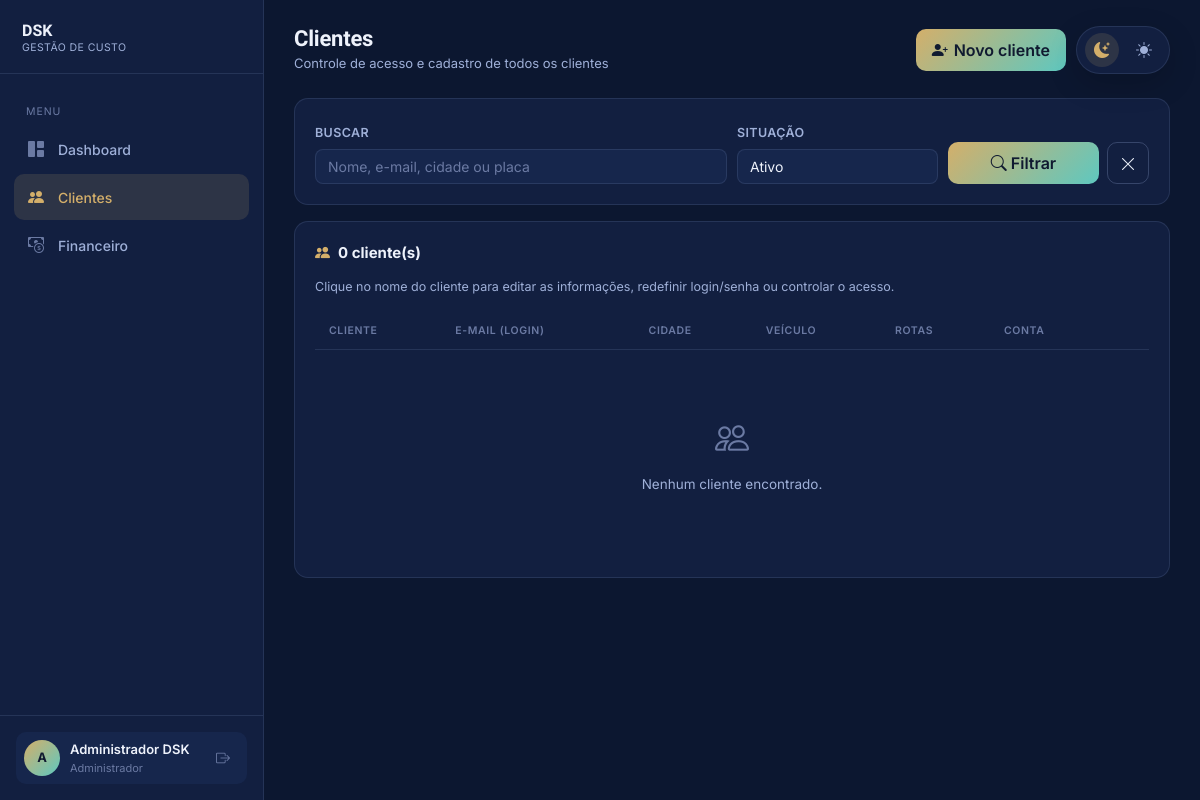
The app's page /admin/clientes.php?status=ativo (signed in) with its own data.
### tables this page shows
CREATE TABLE usuarios (
  id INT UNSIGNED NOT NULL AUTO_INCREMENT,
  nome VARCHAR(150) NOT NULL,
  email VARCHAR(150) NOT NULL,
  senha VARCHAR(255) NOT NULL,
  perfil ENUM('admin','cliente') NOT NULL DEFAULT 'cliente',
  admin_unico TINYINT GENERATED ALWAYS AS (CASE WHEN perfil = 'admin' THEN 1 ELSE NULL END) STORED,
  status ENUM('ativo','inadimplente','inativo') NOT NULL DEFAULT 'ativo',
  status_motivo VARCHAR(255) DEFAULT NULL,
  status_alterado_em DATETIME DEFAULT NULL,
  criado_em TIMESTAMP NULL DEFAULT CURRENT_TIMESTAMP,
  PRIMARY KEY (id),
  UNIQUE KEY uq_usuarios_email (email),
  UNIQUE KEY uq_usuarios_admin_unico (admin_unico),
  CONSTRAINT ck_usuarios_admin_principal CHECK (perfil <> 'admin' OR email = 'dsk.danillo@gmail.com')
);

### app/lib/helpers.php (called while the page is built, shortened)
<?php
function h(mixed $s): string
{
    return htmlspecialchars((string)$s, ENT_QUOTES | ENT_SUBSTITUTE, 'UTF-8');
}

### app/lib/db.php (called while the page is built, shortened)
<?php
function db(): PDO
{
    static $pdo = null;
    if ($pdo instanceof PDO) {
        return $pdo;
    }
    $host = getenv('DB_HOST') ?: '127.0.0.1';
    $name = getenv('DB_NAME') ?: 'projetoindividual';
    $user = getenv('DB_USER') ?: 'dsk';
    $pass = getenv('DB_PASS') ?: 'dsk123';
    $pdo = new PDO("mysql:host=$host;dbname=$name;charset=utf8mb4", $user, $pass, [
        PDO::ATTR_ERRMODE            => PDO::ERRMODE_EXCEPTION,
        PDO::ATTR_DEFAULT_FETCH_MODE => PDO::FETCH_ASSOC,
        PDO::ATTR_EMULATE_PREPARES   => false,
    ]);
    if (!$pdo->query("SHOW COLUMNS FROM rotas LIKE 'ida_volta'")->fetchColumn()) {
        $pdo->exec('ALTER TABLE rotas ADD COLUMN ida_volta TINYINT(1) NOT NULL DEFAULT 0 AFTER km');
    }
    if (!$pdo->query("SHOW COLUMNS FROM clientes LIKE 'consumo_km_l'")->fetchColumn()) {
        $pdo->exec('ALTER TABLE clientes ADD COLUMN consumo_km_l DECIMAL(6,2) DEFAULT NULL AFTER placa');
    }
    if (!$pdo->query("SHOW COLUMNS FROM clientes LIKE 'preco_combustivel'")->fetchColumn()) {
        $pdo->exec('ALTER TABLE clientes ADD COLUMN preco_combustivel DECIMAL(8,3) DEFAULT NULL AFTER consumo_km_l');
    }
    return $pdo;
}

### app/lib/auth.php (called while the page is built, shortened)
<?php
function current_user(): ?array
{
    $st = db()->prepare(
        'SELECT u.id, u.nome, u.email, u.perfil, u.status,
                c.id AS cliente_id, c.tipo_veiculo, c.modelo_veiculo, c.placa
           FROM usuarios u
           LEFT JOIN clientes c ON c.usuario_id = u.id
          WHERE u.id = ?'
    );
    $st->execute([$_SESSION['uid']]);
    $r = $st->fetch();
    return $user = ($r && $r['status'] === 'ativo') ? $r : null;
}
function require_login(string $perfil): array
{
    $u = current_user();
    return $u;
}

### app/lib/layout.php (the view, shortened to what this page needs)
<?php
function nav_items(string $perfil): array
{
    if ($perfil === 'admin') {
        return [
            ['/admin/dashboard.php', 'dashboard', 'bi-grid-1x2-fill', 'Dashboard'],
            ['/admin/clientes.php', 'clientes', 'bi-people-fill', 'Clientes'],
            ['/admin/financeiro.php', 'financeiro', 'bi-cash-coin', 'Financeiro'],
        ];
    }
    return [
        ['/cliente/dashboard.php', 'dashboard', 'bi-grid-1x2-fill', 'Dashboard'],
        ['/cliente/dados-pessoais.php', 'dados-pessoais', 'bi-person-vcard-fill', 'Dados pessoais'],
        ['/cliente/rotas.php',     'rotas',     'bi-signpost-split-fill', 'Rotas'],
        ['/cliente/custos.php',    'custos',    'bi-fuel-pump-fill', 'Custos da rota'],
    ];
}
function html_head(string $title): void
{
    ?><!DOCTYPE html>
<html lang="pt-BR">
<head>
<link rel="stylesheet" href="https://cdn.jsdelivr.net/npm/bootstrap@4.6.2/dist/css/bootstrap.min.css">
<link rel="stylesheet" href="https://cdn.jsdelivr.net/npm/bootstrap-icons@1.11.3/font/bootstrap-icons.css">
<link rel="stylesheet" href="/assets/css/style.css">
</head>
<body>
<?php
}
function theme_switch(bool $inline = false): string
{
    return '<div class="theme-switch"' . ($inline ? ' style="position:static;"' : '') . '>
      <button type="button" data-theme-btn="dark" title="Tema noite"><i class="bi bi-moon-stars-fill"></i></button>
      <button type="button" data-theme-btn="light" title="Tema dia"><i class="bi bi-sun-fill"></i></button>
    </div>';
}
function scripts_base(string $extra = ''): void
{
    ?>
</body>
</html>
<?php
}
function app_header(array $user, string $title, string $subtitle, string $active, string $right = ''): void
{
    html_head($title);
    $papel = $user['perfil'] === 'admin' ? 'Administrador' : 'Motorista parceiro';
    ?>
<div class="app-shell">
  <aside class="sidebar" id="sidebar">
    <div class="sidebar-head">
      <div>
        <p class="brand-title" style="font-size:16px;">DSK</p>
        <div class="brand-sub" style="font-size:10.5px;">Gestão de Custo</div>
      </div>
    </div>
    <nav class="sidebar-nav scrollbar-thin">
      <div class="nav-section-label">Menu</div>
      <?php foreach (nav_items($user['perfil']) as [$href, $key, $icon, $label]): ?>
        <a href="<?= h($href) ?>" class="nav-link <?= $key === $active ? 'active' : '' ?>"><i class="bi <?= h($icon) ?>"></i> <?= h($label) ?></a>
      <?php endforeach; ?>
    </nav>
    <div class="sidebar-foot">
      <div class="user-chip">
        <div class="av"><?= h(mb_strtoupper(mb_substr($user['nome'], 0, 1))) ?></div>
        <div style="min-width:0;">
          <div style="font-size:13px;font-weight:600;white-space:nowrap;overflow:hidden;text-overflow:ellipsis;"><?= h($user['nome']) ?></div>
          <div style="font-size:11px;color:var(--text-faint);"><?= h($papel) ?></div>
        </div>
        <a href="/logout.php" class="btn btn-sm ml-auto" style="color:var(--text-faint);" title="Sair"><i class="bi bi-box-arrow-right"></i></a>
      </div>
    </div>
  </aside>
  <main class="main-content">
    <div class="topbar">
      <div class="d-flex align-items-center">
        <div>
          <h1 class="page-title"><?= $title ?></h1>
          <div class="page-sub"><?= h($subtitle) ?></div>
        </div>
      </div>
      <div class="d-flex align-items-center" style="gap:10px;">
        <?= $right ?>
        <?= theme_switch(true) ?>
      </div>
    </div>
<?php
}
function app_footer(string $extraScripts = ''): void
{
    echo "  </main>\n</div>\n";
    scripts_base($extraScripts);
}

### public/assets/css/style.css (style rules this page uses)
:root { --radius-sm: 8px; --radius-md: 14px; --radius-lg: 22px; --font-display: 'Sora', sans-serif; --font-body: 'Inter', sans-serif; --font-mono: 'JetBrains Mono', monospace; --shadow-soft: 0 10px 30px rgba(0,0,0,.18); --transition: .22s ease; }
[data-theme="dark"] { --bg: #0c1730; --bg-wall: url('../img/dark-wall.png'); --surface: #121f40; --surface-2: #16264c; --surface-elevated: #1a2c57; --border: rgba(159, 179, 224, .14); --border-strong: rgba(159, 179, 224, .26); --text: #eef2fb; --text-dim: #9fb0d8; --text-faint: #6b7aa3; --accent: #d4af6a; --accent-2: #5ec8c0; --accent-soft: rgba(212,175,106,.14); --success: #5fd699; --warning: #e8b85f; --danger: #ef7575; --info: #6fb3e8; }
* { box-sizing: border-box; }
html, body { height:100%; }
body { font-family: var(--font-body); background-color: var(--bg); color: var(--text); transition: background-color var(--transition), color var(--transition); -webkit-font-smoothing: antialiased; }
h1,h2,h3,h4,h5,h6, .font-display { font-family: var(--font-display); letter-spacing: -.01em; }
a { color: var(--accent); text-decoration:none; }
.brand-title { font-family:var(--font-display); font-weight:800; font-size:22px; line-height:1.1; margin:0; }
.brand-sub { font-size:12.5px; color:var(--text-dim); letter-spacing:.04em; text-transform:uppercase; }
.theme-switch { position:fixed; top:20px; right:20px; z-index:5; display:flex; align-items:center; gap:8px; background: var(--surface); border:1px solid var(--border); border-radius: 999px; padding:6px 8px; box-shadow: var(--shadow-soft); }
.theme-switch button { width:34px; height:34px; border-radius:999px; border:none; background:transparent; color: var(--text-dim); display:flex; align-items:center; justify-content:center; transition: var(--transition); cursor:pointer; }
.theme-switch button.active { background: var(--accent-soft); color: var(--accent); }
.app-shell { display:flex; min-height:100vh; background: var(--bg); }
.sidebar { width: 264px; flex-shrink:0; background: var(--surface); border-right: 1px solid var(--border); display:flex; flex-direction:column; position: fixed; top:0; bottom:0; left:0; z-index:20; transition: transform var(--transition); }
.sidebar-head { padding: 22px 22px 18px; border-bottom:1px solid var(--border); display:flex; align-items:center; gap:12px; }
.sidebar-nav { flex:1; overflow-y:auto; padding: 16px 14px; }
.sidebar-nav .nav-section-label { font-size:10.5px; text-transform:uppercase; letter-spacing:.09em; color: var(--text-faint); padding: 14px 12px 6px; }
.sidebar-nav .nav-link { display:flex; align-items:center; gap:12px; color: var(--text-dim); font-size:14px; font-weight:500; padding:11px 12px; border-radius:10px; margin-bottom:2px; transition: var(--transition); }
.sidebar-nav .nav-link i { font-size:16px; width:20px; text-align:center; color: var(--text-faint); }
.sidebar-nav .nav-link.active { background: var(--accent-soft); color: var(--accent); }
.sidebar-nav .nav-link.active i { color: var(--accent); }
.sidebar-foot { padding:16px; border-top:1px solid var(--border); }
.user-chip { display:flex; align-items:center; gap:10px; padding:8px; border-radius:10px; background: var(--surface-2); }
.user-chip .av { width:36px; height:36px; border-radius:50%; background: linear-gradient(135deg, var(--accent), var(--accent-2)); display:flex; align-items:center; justify-content:center; color:#101a30; font-weight:700; font-size:13px; flex-shrink:0; }
.main-content { margin-left: 264px; flex:1; min-width:0; padding: 26px 30px 60px; }
.topbar { display:flex; align-items:center; justify-content:space-between; margin-bottom: 24px; gap:16px; flex-wrap:wrap; }
.topbar .page-title { font-size: 22px; font-weight:700; margin:0; }
.topbar .page-sub { font-size:13px; color: var(--text-dim); margin-top:2px; }
.sidebar-nav .nav-link { min-height:46px; }

### records on screen
usuarios: nome "A", nome "Administrador DSK", perfil "Administrador"

### other values on screen
$label "Dashboard"
$label "Clientes"
$label "Financeiro"
$title "Clientes"
$subtitle "Controle de acesso e cadastro de todos os clientes"
count($lista) "0"
form field status "Ativo"
